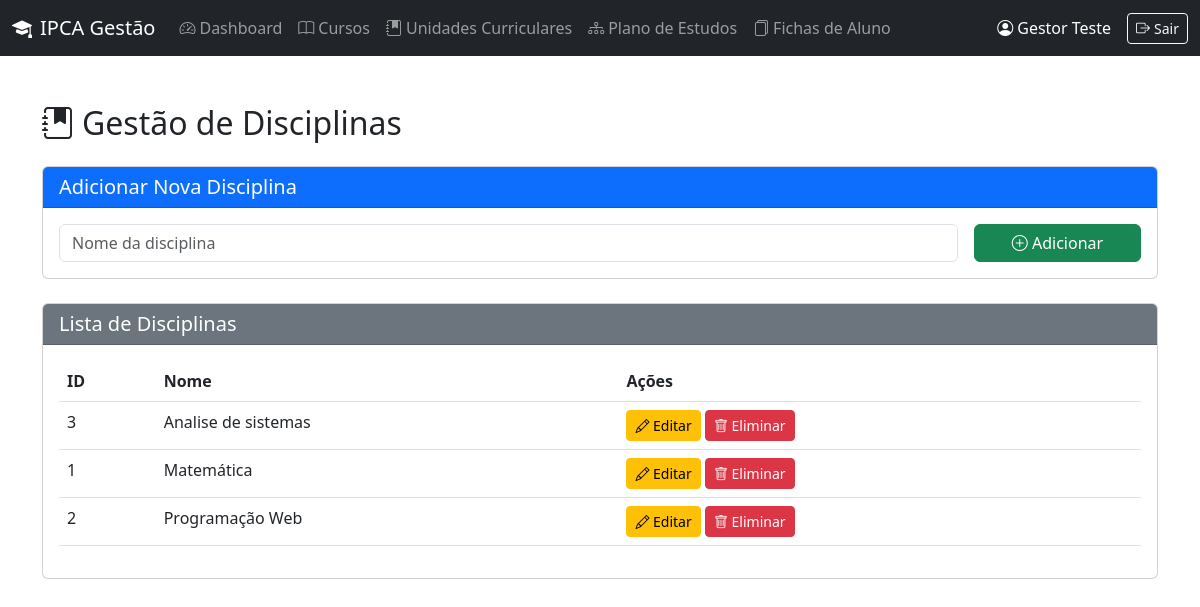
Page /gestor/disciplinas.php (signed in) on the committed database.
### tables this page shows
CREATE TABLE `disciplinas` (
  `Id_disciplina` int(11) NOT NULL,
  `nome_disciplina` text NOT NULL
);

### gestor/disciplinas.php (the view, shortened to what this page needs)
<?php
require_once '../includes/config.php';
$disciplinas = $pdo->query("SELECT * FROM disciplinas ORDER BY nome_disciplina")->fetchAll();
?>
<!DOCTYPE html>
<html lang="pt">
<head>
    <link href="https://cdn.jsdelivr.net/npm/bootstrap@5.3.0/dist/css/bootstrap.min.css" rel="stylesheet">
    <link rel="stylesheet" href="https://cdn.jsdelivr.net/npm/bootstrap-icons@1.11.1/font/bootstrap-icons.css">
</head>
<body>
    <?php include '../includes/navbar.php'; ?>
    <div class="container mt-5">
        <h2 class="mb-4"><i class="bi bi-journal-bookmark-fill me-2"></i>Gestão de Disciplinas</h2>
        <div class="card mb-4">
            <div class="card-header bg-primary text-white">
                <h5 class="mb-0">Adicionar Nova Disciplina</h5>
            </div>
            <div class="card-body">
                <form method="post" class="row g-3">
                    <div class="col-md-10">
                        <input type="text" class="form-control" name="nome_disciplina" placeholder="Nome da disciplina" required>
                    </div>
                    <div class="col-md-2">
                        <button type="submit" class="btn btn-success w-100"><i class="bi bi-plus-circle"></i> Adicionar</button>
                    </div>
                </form>
            </div>
        </div>
        <div class="card">
            <div class="card-header bg-secondary text-white">
                <h5 class="mb-0">Lista de Disciplinas</h5>
            </div>
            <div class="card-body">
                <table class="table table-hover">
                    <thead>
                        <tr>
                            <th>ID</th>
                            <th>Nome</th>
                            <th>Ações</th>
                        </tr>
                    </thead>
                    <tbody>
                        <?php foreach ($disciplinas as $d): ?>
                        <tr>
                            <td><?= $d['Id_disciplina'] ?></td>
                            <td><?= htmlspecialchars($d['nome_disciplina']) ?></td>
                            <td>
                                <button class="btn btn-sm btn-warning" data-bs-toggle="modal" data-bs-target="#editModal<?= $d['Id_disciplina'] ?>"><i class="bi bi-pencil"></i> Editar</button>
                                <a href="?delete=<?= $d['Id_disciplina'] ?>" class="btn btn-sm btn-danger" onclick="return confirm('Tem certeza?')"><i class="bi bi-trash"></i> Eliminar</a>
                            </td>
                        </tr>
                        <?php endforeach; ?>
                    </tbody>
                </table>
            </div>
        </div>
    </div>
</body>
</html>

### rows in the picture
disciplinas: Id_disciplina "3", nome_disciplina "Analise de sistemas"
disciplinas: Id_disciplina "1", nome_disciplina "Matemática"
disciplinas: Id_disciplina "2", nome_disciplina "Programação Web"

### other values in the picture
$_SESSION['user_name'] "Gestor Teste"
